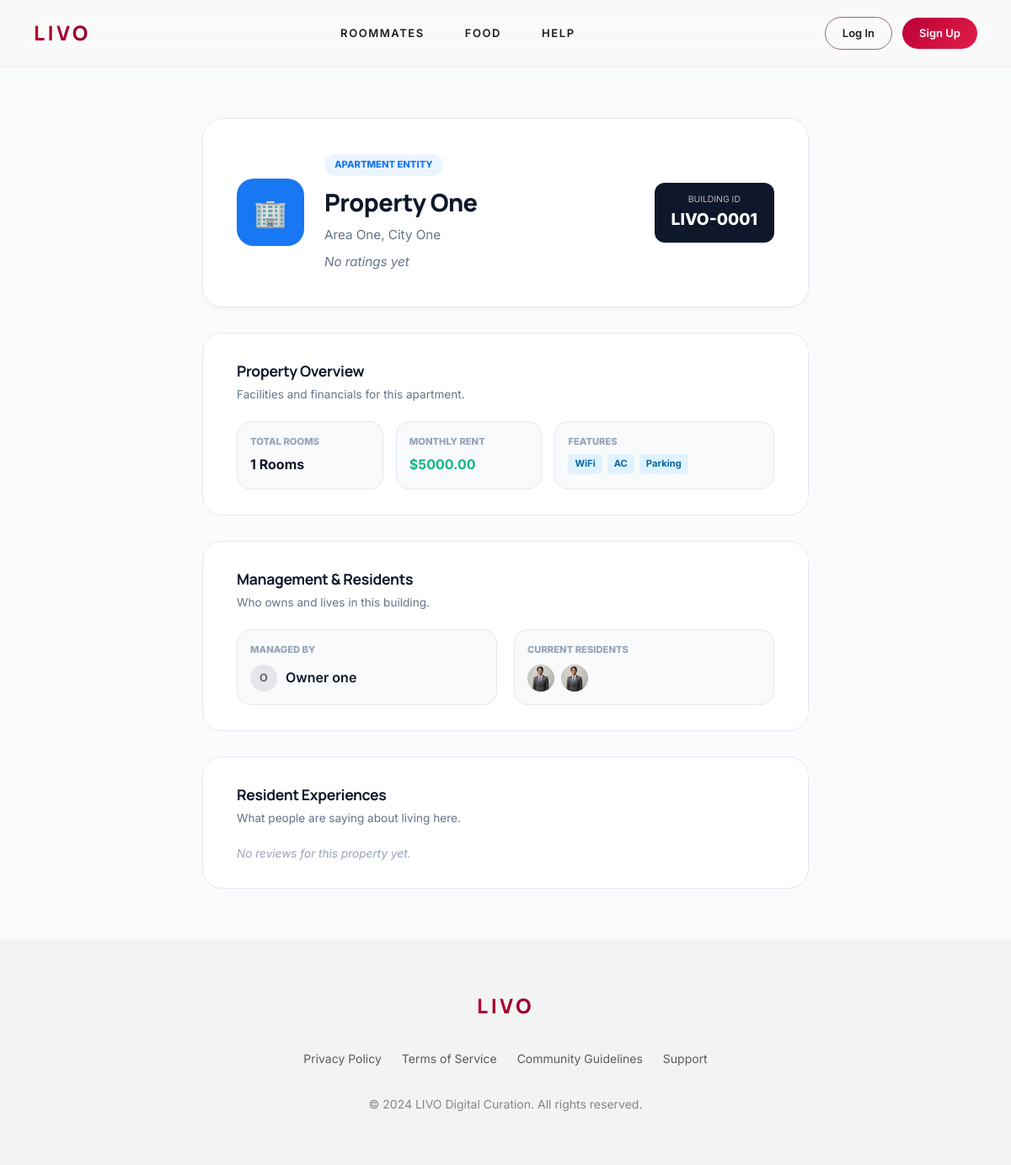
Before: /apartments/profile/1/ with the older database file.
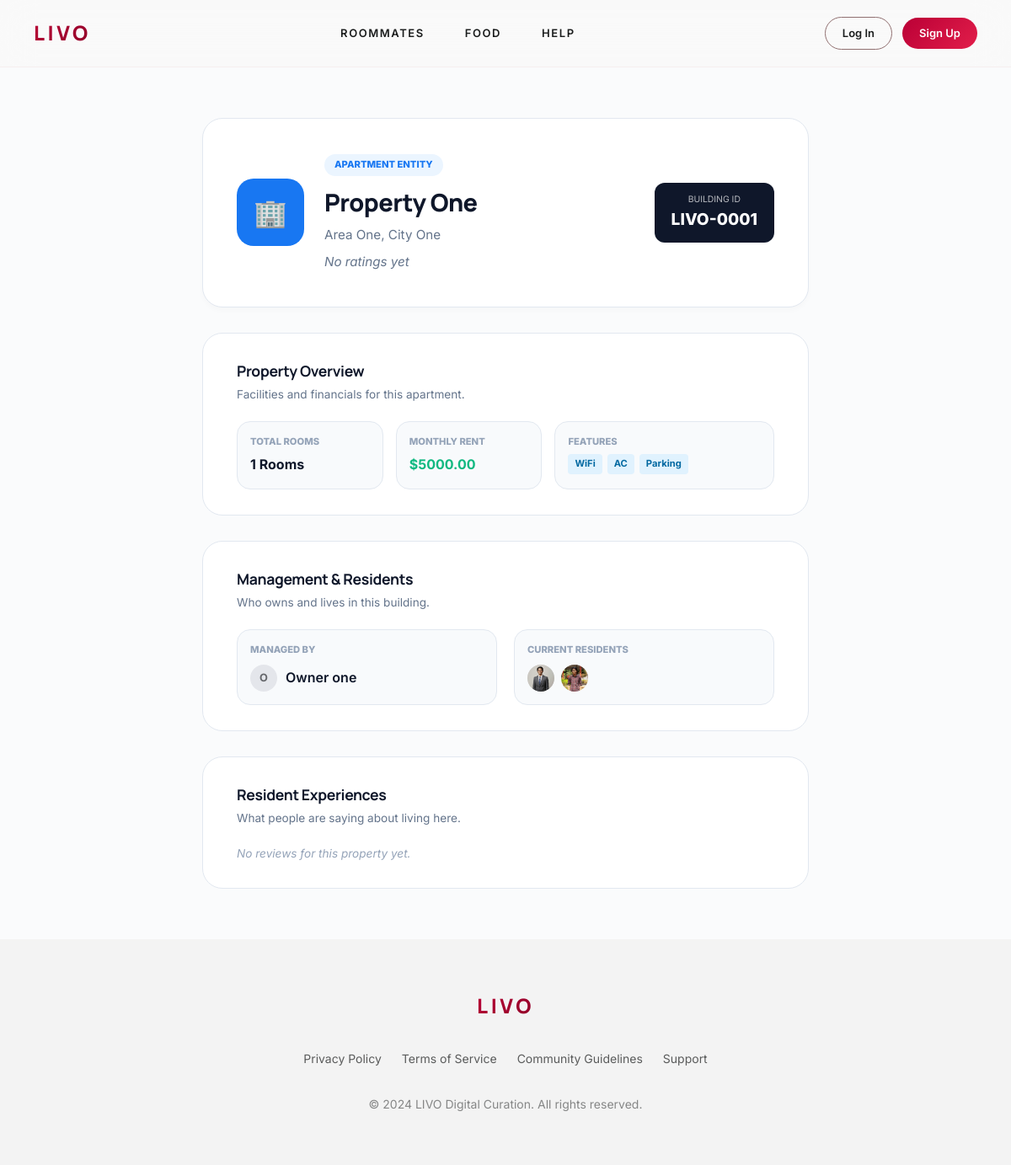
After: the same page with the newer database file.
### apartments/models.py (models this page shows, shortened)
class ResidentRecord(models.Model):
    resident = models.ForeignKey(User, on_delete=models.CASCADE, related_name='residencies')
    apartment = models.ForeignKey(Apartment, on_delete=models.CASCADE, related_name='residents')
    start_date = models.DateField(auto_now_add=True)
    is_active = models.BooleanField(default=True)
    class Meta:
        verbose_name = "Resident Record"
        verbose_name_plural = "Resident Records"
        unique_together = ('resident', 'apartment', 'is_active')

### users/models.py (models this page shows, shortened)
class User(AbstractUser):
    ROLE_CHOICES = [
        ('ROOMMATE', 'Roommate'),
        ('HOUSE_OWNER', 'House Owner'),
        ('HOUSE_HELP', 'House Help'),
        ('VENDOR', 'Vendor'),
    ]
    GENDER_CHOICES = [
        ('MALE', 'Male'),
        ('FEMALE', 'Female'),
        ('OTHER', 'Other'),
    ]
    first_name = models.CharField(max_length=100)
    last_name = models.CharField(max_length=100)
    email = models.EmailField(unique=True)
    contact_link = models.URLField(blank=True, null=True)
    profile_image = models.ImageField(upload_to='profile_images/', blank=True, null=True)
    phone = models.CharField(max_length=15, blank=True)
    gender = models.CharField(max_length=10, choices=GENDER_CHOICES, blank=True)
    role = models.CharField(max_length=20, choices=ROLE_CHOICES)
    verification_status = models.BooleanField(default=False)
    created_at = models.DateTimeField(auto_now_add=True)
    updated_at = models.DateTimeField(auto_now=True)

### apartments/views.py (the view)
# urls.py: path('profile/<int:apartment_id>/', views.apartment_profile, name='apartment_profile'),
def apartment_profile(request, apartment_id):
    apartment = get_object_or_404(Apartment, id=apartment_id)
    reviews = apartment.reviews.all().order_by('-created_at')
    avg_rating = reviews.aggregate(Avg('rating'))['rating__avg']
    residents = ResidentRecord.objects.filter(apartment=apartment, is_active=True).select_related('resident')
    context = {
        'apartment': apartment,
        'reviews': reviews,
        'avg_rating': round(avg_rating, 1) if avg_rating else None,
        'residents': residents,
    }
    return render(request, 'apartments/apartment_profile.html', context)

### templates/apartments/apartment_profile.html (shortened to what the changed rows need)
{% extends 'base.html' %}
{% load static %}
{% block content %}
<div class="profile-page apartment-theme">
    <div class="container small-container">
        <div class="profile-header-card">
            <div class="profile-main">
                <div class="profile-details">
                    <h1>{{ apartment.name }}</h1>
                </div>
            </div>
        </div>
        <div class="data-section mt-30">
            <div class="people-grid" style="display: grid; grid-template-columns: 1fr 1fr; gap: 20px;">
                <div class="mini-person-card">
                    <div class="resident-avatars" style="display: flex; gap: 8px; margin-top: 8px;">
                        {% for record in residents %}
                            <a href="{% url 'public_profile' record.resident.id %}" title="{{ record.resident.username }}">
                                <div class="circle mini">
                                    {% if record.resident.profile_image %}
                                        <img src="{{ record.resident.profile_image.url }}" alt="{{ record.resident.username }}">
                                    {% else %}
                                        <div class="avatar-placeholder">{{ record.resident.first_name|first|upper }}</div>
                                    {% endif %}
                                </div>
                            </a>
                        {% empty %}
                            <p class="empty-text">No active residents</p>
                        {% endfor %}
                    </div>
                </div>
            </div>
        </div>
    </div>
</div>
{% endblock %}

Changed rows visible on the page:
changed through a linked row, ResidentRecord (number 2 of 2 on the later page): resident.profile_image: a different picture
